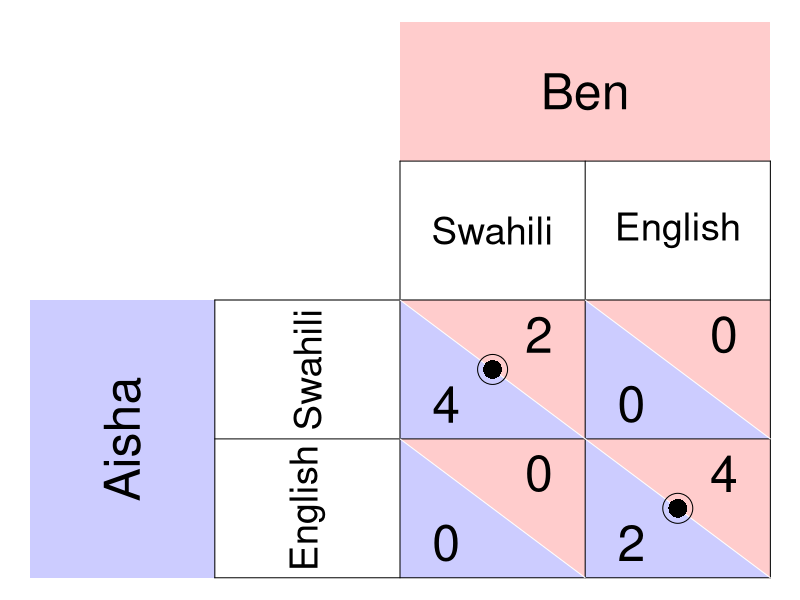

Generate this figure with R:
require(ggplot2)
require(shape)
pdf(file = "society/matrix_disagreement.pdf", width = 9, height = 7)

par(mar =  c(0, 0, 0, 0))
xlims <- c(0, 8)
ylims <- c(0, 8)

#TextSizes
PlayerSize <- 3
StratSize <- 2.3
PayoffSize <- 3
p1fadelevel <- 0.2
p2fadelevel <- 0.2

#Payoffs are listed as c("NW", "SW", "NE", "SE")

#Considerations for Player 1
P1Name <- c("Aisha")
P1Strat <- c("Swahili", "English")
P1Payoffs <- c("4", "0", "0", "2")
P1BR1 <- c("NW") #Must be NW or SW - the BR prints accordingly. 
P1BR2 <- c("SE") #Must be NE or SE - the BR prints accordingly. 
#NW = (5, 3); SW = (5,1); NE = (7, 3); SE = (7, 1)
P1bestsize <- 2.5 #Adjusts size of point indicating best response of P1

#Considerations for Player 2
P2Name <- c("Ben")
P2Strat <- c("Swahili", "English")
P2Payoffs <- c("2", "0", "0", "4")
P2BR1 <- c("NW") #Must be NW or SW - the BR prints accordingly. 
P2BR2 <- c("SE") #Must be NE or SE - the BR prints accordingly. 
P2bestsize <- 4 #Adjusts size of circle indicating best response of P2

plot(0, 0, xlim = xlims, ylim = ylims, type = "n",
     xlab = expression(""),
     ylab = expression(""),
     xaxt = "n", 
     yaxt = "n", 
     cex.lab = 2, 
     bty = "n")



#Color and label for Player 1 and their strategies
polygon(c(0,0,2,2,0), c(0,4,4,0,0), col=rgb(0, 0, 1, p1fadelevel), density=NULL, border = NA)
text(1, 2, P1Name[1], srt = 90, cex = PlayerSize)

text(3, 3, P1Strat[1], cex = StratSize, srt = 90)
text(3, 1, P1Strat[2], cex = StratSize, srt = 90)


#Color and label for Player 2
polygon(c(4,4,8,8,4), c(8,6,6,8,8), col=rgb(1, 0, 0, p2fadelevel), density=NULL, border = NA)
text(6, 7, P2Name[1], cex = PlayerSize)

text(5, 5, P2Strat[1], cex = StratSize)
text(7, 5, P2Strat[2], cex = StratSize)

#NorthWest cell 
#P1
polygon(c(4,4,6,4), c(4,2,2,4), col=rgb(0, 0, 1, p1fadelevel), density=NULL, border = NA)
#P2
polygon(c(4,6,6,4), c(4,4,2,4), col=rgb(1, 0, 0, p2fadelevel), density=NULL, border = NA)

#P1
text(4.5, 2.5, P1Payoffs[1], cex = PayoffSize)
#P2
text(5.5, 3.5, P2Payoffs[1], cex = PayoffSize)

#SouthWest cell  
#P1
polygon(c(4,4,6,4), c(2,0,0,2), col=rgb(0, 0, 1, p1fadelevel), density=NULL, border = NA)
#P2
polygon(c(4,6,6,4), c(2,2,0,2), col=rgb(1, 0, 0, p2fadelevel), density=NULL, border = NA)

#P1
text(4.5, 0.5, P1Payoffs[2], cex = PayoffSize)
#P2
text(5.5, 1.5, P2Payoffs[2], cex = PayoffSize)


#NorthEast cell 
#P1
polygon(c(6,6,8,6), c(4,2,2,4), col=rgb(0, 0, 1, p1fadelevel), density=NULL, border = NA)
#P2
polygon(c(6,8,8,6), c(4,4,2,4), col=rgb(1, 0, 0, p2fadelevel), density=NULL, border = NA)
#P1
text(6.5, 2.5, P1Payoffs[3], cex = PayoffSize)
#P2
text(7.5, 3.5, P2Payoffs[3], cex = PayoffSize)

#SouthEast cell 
#P1
polygon(c(6,6,8,6), c(2,0,0,2), col=rgb(0, 0, 1, p1fadelevel), density=NULL, border = NA)
#P2
polygon(c(6,8,8,6), c(2,2,0,2), col=rgb(1, 0, 0, p2fadelevel), density=NULL, border = NA)
#P1
text(6.5, 0.5, P1Payoffs[4], cex = PayoffSize)
#P2
text(7.5, 1.5, P2Payoffs[4], cex = PayoffSize)


#Lines for the Table
segments(8, 0, 8, 6, lty = 1, col = "black")
segments(4, 6, 8, 6, lty = 1, col = "black")
segments(2, 0, 2, 4, lty = 1, col = "black")
segments(2, 0, 8, 0, lty = 1, col = "black")
segments(2, 4, 8, 4, lty = 1, col = "black")
segments(4, 0, 4, 6, lty = 1, col = "black")
segments(2, 2, 8, 2, lty = 1, col = "black")
segments(6, 0, 6, 6, lty = 1, col = "black")

#Diagonals
#NW
segments(4, 4, 6, 2, lty = 1, col = "white")
#NE
segments(6, 4, 8, 2, lty = 1, col = "white")
#SW
segments(4, 2, 6, 0, lty = 1, col = "white")
#Se
segments(6, 2, 8, 0, lty = 1, col = "white")


#Best responses 
#P1 
if (P1BR1[1] == "NW"){
  points(5, 3, pch = 16, col = "black", cex = P1bestsize)
} else{points(5, 1, pch = 16, col = "black", cex = P1bestsize)
}

if (P1BR2[1] == "NE"){
  points(7, 3, pch = 16, col = "black", cex = P1bestsize)
} else{points(7, 1, pch = 16, col = "black", cex = P1bestsize)
}


#P2
if (P2BR1[1] == "NW"){
  points(5, 3, pch = 1, col = "black", cex = P2bestsize)
} else{points(7, 3, pch = 1, col = "black", cex = P2bestsize)
}

if (P2BR2[1] == "SW"){
  points(5, 3, pch = 1, col = "black", cex = P2bestsize)
} else{points(7, 1, pch = 1, col = "black", cex = P2bestsize)
}

dev.off()
